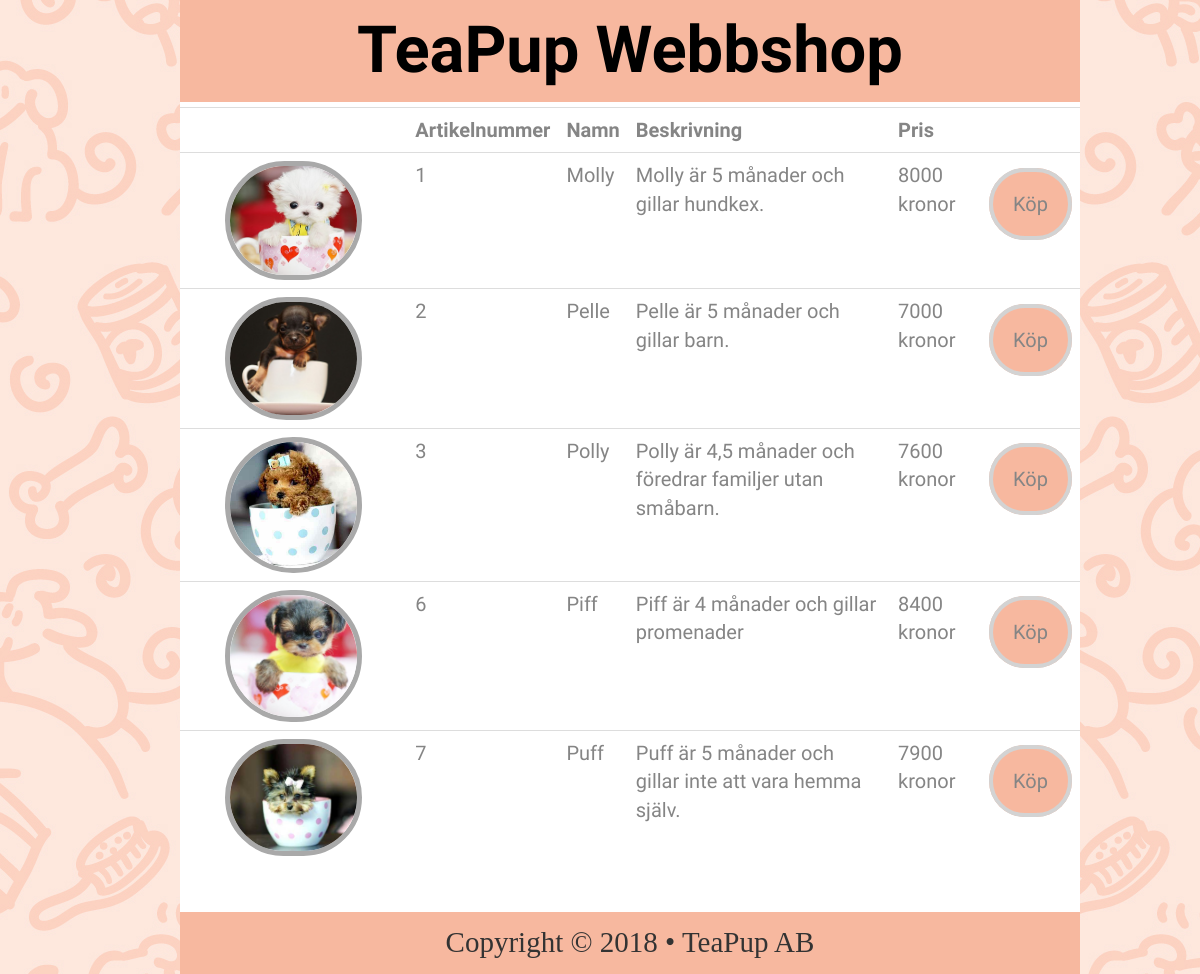
The page / on the database its author committed.
### tables this page shows
CREATE TABLE `products` (
  `ID` int(11) NOT NULL,
  `name` varchar(50) NOT NULL,
  `description` varchar(255) NOT NULL,
  `image` varchar(50) NOT NULL,
  `price` varchar(50) NOT NULL
);

### index.php (the view, shortened to what this page needs)
<?php
include 'header.php';
?>
<?php
require_once('connect.php');
$query = "SELECT * FROM products";
$table = mysqli_query($connection , $query)
          or die (mysqli_error($connection));
?>
<table class="table">
<tr>
    <th>  </th>
    <th>Artikelnummer</th>
    <th>Namn </th>
    <th>Beskrivning</th>
    <th>Pris</th>
    <th>     </th>
</tr>
<?php while($row = $table->fetch_assoc()) : ?>
<tr>
    <td class="pic"><?php echo "<img src='Bilder/" . $row['image'] . "' alt=''>"; ?></td>
    <td><?php echo $row['ID'] ?></td>
    <td><?php echo $row['name'] ?></td>
    <td><?php echo $row['description'] ?></td>
    <td><?php echo $row['price'] . " kronor" ?></td>
    <td>
       <br> <a class="buy" href="bestallning.php?ID=<?=$row['ID']?>&namn=<?=$row['name']?>&pris=<?=$row['price']?>" class="btn-md btn-info">Köp</a>
    </td>
</tr>
<?php
endwhile; ?>
</table> <br><br>
<?php
    include 'footer.php';
    ?>

### header.php (shortened to what this page needs)
<!DOCTYPE html>
<html lang="en">
<head>
  <link rel="stylesheet" href="https://maxcdn.bootstrapcdn.com/bootstrap/3.3.7/css/bootstrap.min.css">
   <link rel="stylesheet" href="style.css">
</head>
<body class="container">
<div class="header">
<h1><a href="index.php"><b>TeaPup Webbshop</b></a></h1>
</div>

### footer.php
<footer>
Copyright &copy; <?php echo date("Y"); ?>
&bull; TeaPup AB
</footer>
</body>
</html>

### style.css (style rules this page uses)
div,h2,h3 { text-align: center; color: rgb(133, 133, 133); font-family: 'Philosopher', sans-serif; font-size: 2.5rem; margin-bottom:5px; }
p,a { text-align: center; color: rgb(0, 0, 0); padding: 8px; margin-bottom: 5px; font-family: 'Philosopher', sans-serif; }
.buy { text-align: center; background-color:rgb(247, 184, 159); border: solid 4px lightgray; border-radius: 200px; color: rgb(133, 133, 133); padding: 20px; font-family: 'Philosopher', sans-serif; }
h1,.heading { font-size: 65px; text-align: center; margin-top: 0; padding: 15px; margin-bottom: 5px; font-family: 'Gochi Hand', cursive; }
img { height: 50%; width: 65%; border: solid darkgray 5px; border-radius: 150px; }
body { position: relative; height:relative; width: 70%; }
html { background-image: url("Bilder/dog.jpg"); height:relative; }
footer { position: absolute; right: 0; bottom: 0; left: 0; padding: 1rem; background-color:rgb(247, 184, 159); text-align: center; font-family: 'Gochi Hand', cursive; font-size: 2.9rem; }
th { text-align: left; font-size: 2rem; color: rgb(133, 133, 133); font-family: 'Philosopher', sans-serif; margin:15px; padding-right: 25px; }
td { text-align: left; font-size: 2rem; color: rgb(133, 133, 133); font-family: 'Philosopher', sans-serif; margin:10px; padding: 5px; padding-top: 10px; }
.header { background-color: rgb(247, 184, 159); }
.container { background-color: rgb(255, 255, 255); width: 75%; padding-right: 0; padding-left: 0; margin-left: 180px; margin-right: 180px; margin-top: 0; }
.table { text-align: center; width: 100%; max-width: 100%; margin-bottom: 70px; margin-right: 35px; margin-left: 0; }
.pic { text-align: center; }

### rows shown on the page
products: image (picture), ID "1", name "Molly", description "Molly är 5 månader och gillar hundkex.", price "8000"
products: image (picture), ID "2", name "Pelle", description "Pelle är 5 månader och gillar barn.", price "7000"
products: image (picture), ID "3", name "Polly", description "Polly är 4,5 månader och föredrar familjer utan småbarn.", price "7600"
products: image (picture), ID "6", name "Piff", description "Piff är 4 månader och gillar promenader", price "8400"
products: image (picture), ID "7", name "Puff", description "Puff är 5 månader och gillar inte att vara hemma själv.", price "7900"
